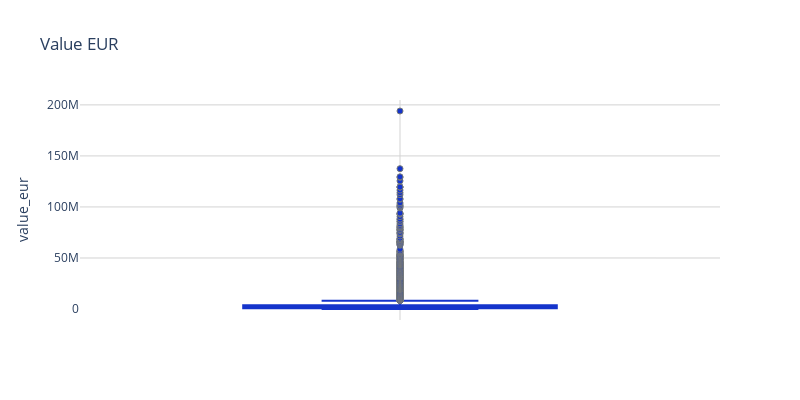

Notebook code for this chart:
### Code cell
fig = px.box(df, y='value_eur', title='Value EUR')

fig.update_traces(marker_color=utils.COLORS_DICT['blue'], marker_line_color=utils.COLORS_DICT['gray'], marker_line_width=1)
fig.update_layout(
    width=800, 
    height=400,
    plot_bgcolor="white", 
    yaxis=dict(gridcolor='lightgray'),
    xaxis=dict(gridcolor='lightgray'),
)

fig.show()

### Figure 1 — Plotly figure (JSON) as saved in the notebook; plotly's stock layout.template omitted (floating-point values rounded to 4 significant figures; data arrays with more than 128 entries replaced by an {"elided": "..."} marker saying what was removed)
{"data": [{"alignmentgroup": "True", "hovertemplate": "value_eur=%{y}<extra></extra>", "legendgroup": "", "marker": {"color": "#1434CB", "line": {"color": "#74787B", "width": 1}}, "name": "", "notched": false, "offsetgroup": "", "orientation": "v", "showlegend": false, "type": "box", "x0": " ", "xaxis": "x", "y": {"elided": "5969 int values"}, "y0": " ", "yaxis": "y"}], "layout": {"boxmode": "group", "height": 400, "legend": {"tracegroupgap": 0}, "plot_bgcolor": "white", "title": {"text": "Value EUR"}, "width": 800, "xaxis": {"anchor": "y", "domain": [0, 1], "gridcolor": "lightgray"}, "yaxis": {"anchor": "x", "domain": [0, 1], "gridcolor": "lightgray", "title": {"text": "value_eur"}}}}
